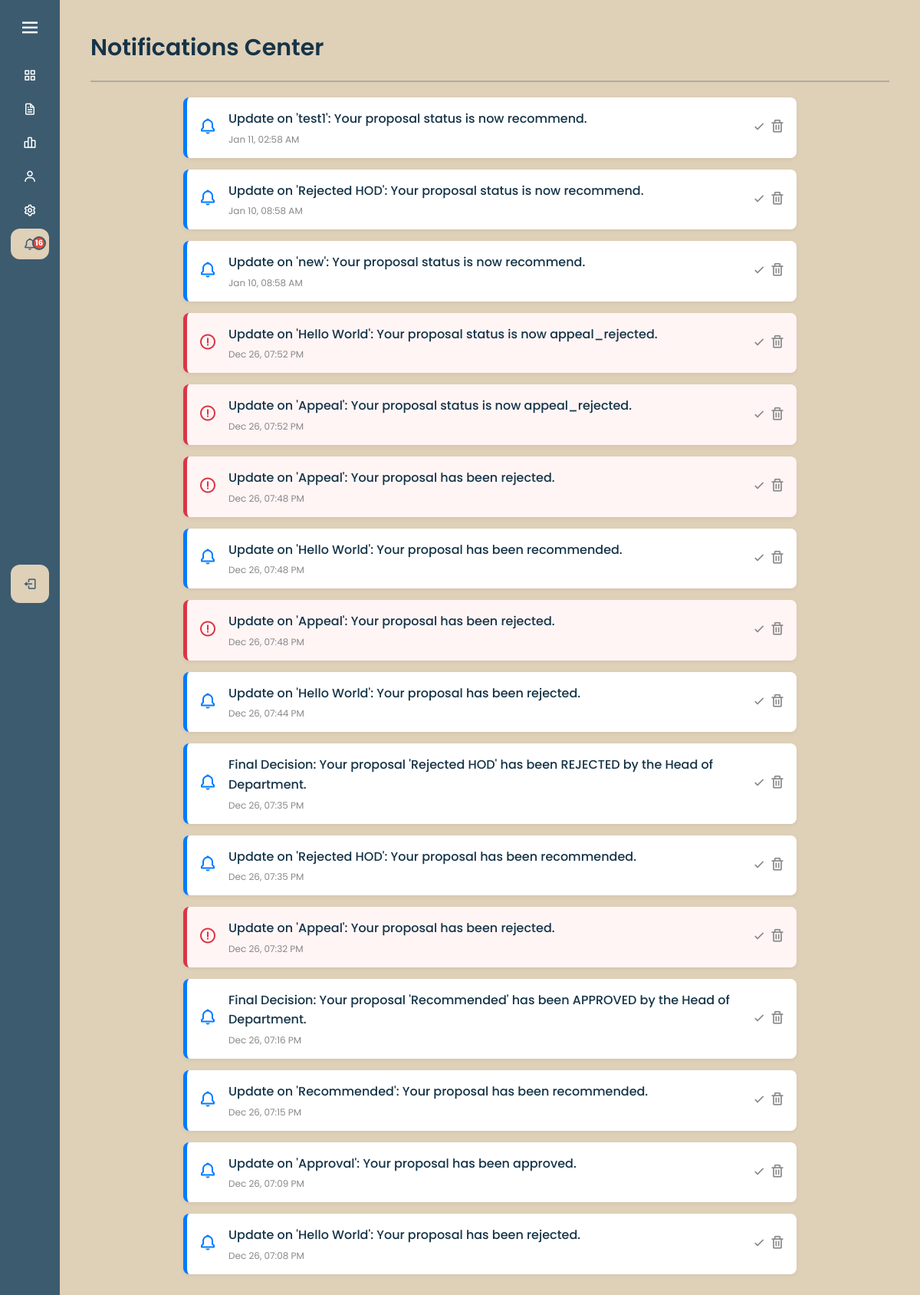
Page /notifications.php (signed in) on the earlier database version.
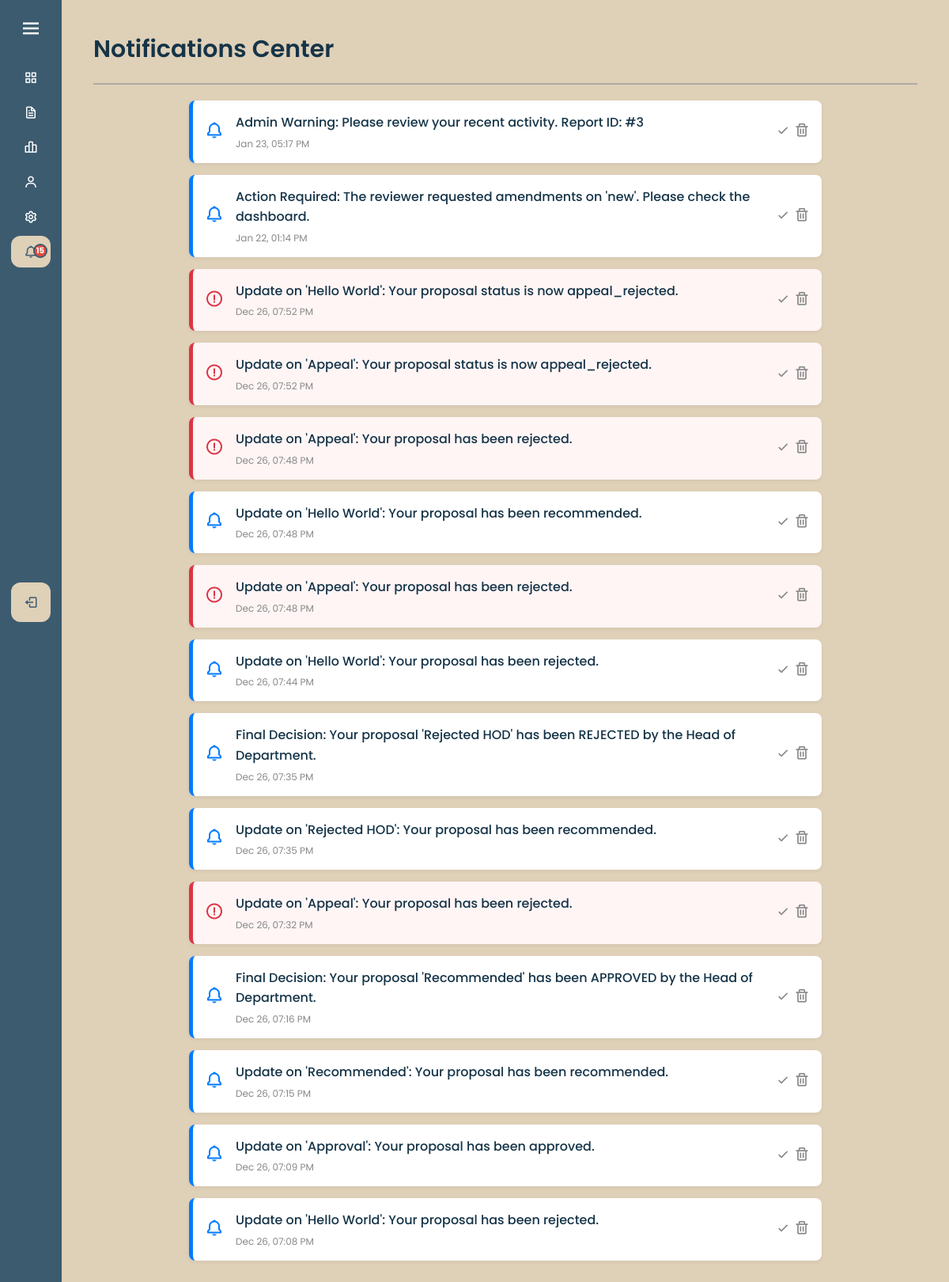
Same page on the later database version.
### tables this page shows
CREATE TABLE `notifications` (
  `id` int(11) NOT NULL,
  `user_email` varchar(255) NOT NULL,
  `message` text NOT NULL,
  `is_read` tinyint(1) DEFAULT 0,
  `created_at` timestamp NOT NULL DEFAULT current_timestamp(),
  `type` enum('info','alert','success','warning') DEFAULT 'info'
);

### notifications.php (the view, shortened to what this page needs)
<?php
require 'config.php';
$email = $_SESSION['email'];
$stmt = $conn->prepare("SELECT * FROM notifications WHERE user_email = ? ORDER BY created_at DESC");
$stmt->bind_param("s", $email);
$stmt->execute();
$result = $stmt->get_result();
?>
<!DOCTYPE html>
<html lang="en">
<head>
    <link rel="stylesheet" href="styling/style.css">
    <link href="https://unpkg.com/boxicons@2.1.4/css/boxicons.min.css" rel="stylesheet">
</head>
<body>
    <?php include 'sidebar.php'; ?>
    <section class="home-section">
        <div class="welcome-text">Notifications Center</div>
        <hr style="border: 1px solid #3C5B6F; opacity: 0.3; margin: 20px 0;">
        <div class="notif-container">
            <?php if ($result->num_rows > 0): ?>
                <?php while ($row = $result->fetch_assoc()): ?>
                    <?php
                        $is_appeal = stripos($row['message'], 'appeal') !== false;
                        $card_class = $is_appeal ? 'appeal' : '';
                        $icon = $is_appeal ? 'bx-error-circle' : 'bx-bell';
                    ?>
                    <div class="notif-card <?= $card_class ?>">
                        <div class="notif-icon">
                            <i class='bx <?= $icon ?>'></i>
                        </div>
                        <div class="notif-content">
                            <p class="notif-msg"><?= htmlspecialchars($row['message']) ?></p>
                            <span class="notif-time">
                                <?= date('M d, h:i A', strtotime($row['created_at'])) ?>
                            </span>
                        </div>
                        <div class="notif-actions">
                            <form method="POST">
                                <?php if ($row['is_read'] == 0): ?>
                                    <button type="submit" name="mark_read" class="btn-icon" title="Mark as Read">
                                        <i class='bx bx-check'></i>
                                    </button>
                                <?php endif; ?>
                                <button type="submit" name="delete_notif" class="btn-icon delete" title="Delete">
                                    <i class='bx bx-trash'></i>
                                </button>
                            </form>
                        </div>
                    </div>
                <?php endwhile; ?>
            <?php endif; ?>
        </div>
    </section>
</body>
</html>

### sidebar.php (shortened to what this page needs)
<?php
require_once 'config.php';
$current = basename($_SERVER['PHP_SELF']);
$dashboardLink = 'index.php';
if (isset($_SESSION['role'])) {
    switch ($_SESSION['role']) {
        case 'researcher': $dashboardLink = 'researcher_dashboard.php'; break;
    }
}
$unread_count = 0;
if (isset($_SESSION['email']) && isset($conn)) {
    $n_stmt = $conn->prepare("SELECT COUNT(*) as count FROM notifications WHERE user_email = ? AND is_read = 0");
    $n_stmt->bind_param("s", $_SESSION['email']);
    $n_stmt->execute();
    $unread_count = (int)($n_stmt->get_result()->fetch_assoc()['count'] ?? 0);
}
?>
<div class="sidebar" id="sidebar">
    <div class="logo-details">
        <i class='bx bx-menu' id="btn" onclick="toggleSidebar()"></i>
    </div>
    <ul class="nav-list">
        <li>
            <a href="<?= $dashboardLink ?>" class="<?= $current == basename($dashboardLink) ? 'active' : '' ?>">
                <i class='bx bx-grid-alt'></i>
            </a>
        </li>
        <?php if (isset($_SESSION['role']) && $_SESSION['role'] == 'researcher'): ?>
            <li>
                <a href="researcher_page.php" class="<?= $current == 'researcher_page.php' ? 'active' : '' ?>">
                    <i class='bx bx-file'></i>
                </a>
            </li>
            <li>
                <a href="researcher_analytics.php" class="<?= $current == 'researcher_analytics.php' ? 'active' : '' ?>">
                    <i class='bx bx-bar-chart-alt-2'></i>
                </a>
            </li>
        <?php endif; ?>
        <li>
            <a href="profile.php" class="<?= $current == 'profile.php' ? 'active' : '' ?>">
                <i class='bx bx-user'></i>
            </a>
        </li>
        <li>
            <a href="settings.php" class="<?= $current == 'settings.php' ? 'active' : '' ?>">
                <i class='bx bx-cog'></i>
            </a>
        </li>
        <li>
            <a href="notifications.php" class="<?= $current == 'notifications.php' ? 'active' : '' ?>" style="position: relative;">
                <i class='bx bx-bell'></i>
                <?php if ($unread_count > 0): ?>
                    <span class="notif-badge"><?= $unread_count ?></span>
                <?php endif; ?>
            </a>
        </li>
        <li class="profile">
            <a href="logout.php">
                <i class='bx bx-log-out' id="log_out"></i>
            </a>
        </li>
    </ul>
</div>

Differences in the rows shown:
no longer on this page (row edited): notifications: message "Update on 'test1': Your proposal status is now recommend.", created_at "Jan 11, 02:58 AM", is_read 0 (drawn)
no longer on this page (row edited): notifications: message "Update on 'Rejected HOD': Your proposal status is now recommend.", created_at "Jan 10, 08:58 AM", is_read 0 (drawn)
no longer on this page (row edited): notifications: message "Update on 'new': Your proposal status is now recommend.", created_at "Jan 10, 08:58 AM", is_read 0 (drawn)
added notifications: message "Admin Warning: Please review your recent activity. Report ID: #3", created_at "Jan 23, 05:17 PM", is_read 0 (drawn)
added notifications: message "Action Required: The reviewer requested amendments on 'new'. Please check the dashboard.", created_at "Jan 22, 01:14 PM", is_read 0 (drawn)
Other differences:
$unread_count: "16" → "15"
